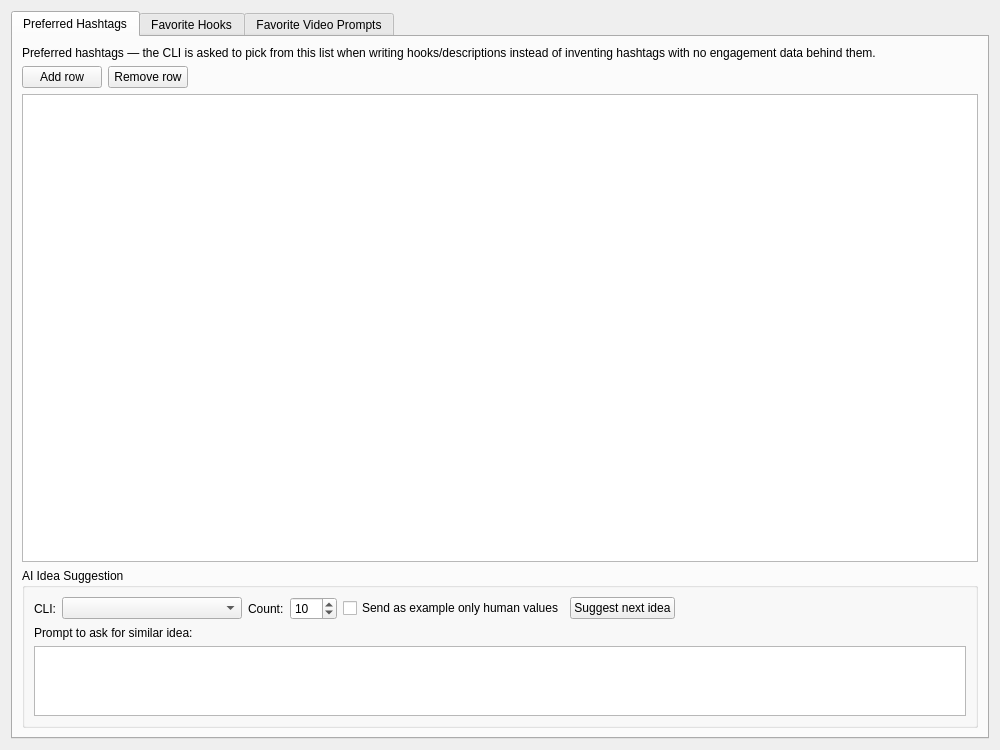
<?xml version="1.0" encoding="UTF-8"?>
<ui version="4.0">
 <class>PaneInspiration</class>
 <widget class="QWidget" name="PaneInspiration">
  <property name="geometry">
   <rect>
    <x>0</x>
    <y>0</y>
    <width>1000</width>
    <height>750</height>
   </rect>
  </property>
  <property name="windowTitle">
   <string>Form</string>
  </property>
  <layout class="QVBoxLayout" name="verticalLayoutMain">
   <item>
    <widget class="QTabWidget" name="tabWidgetInspiration">
     <property name="currentIndex">
      <number>0</number>
     </property>
     <widget class="QWidget" name="tabHashtags">
      <attribute name="title">
       <string>Preferred Hashtags</string>
      </attribute>
      <layout class="QVBoxLayout" name="verticalLayoutHashtags">
       <property name="spacing">
        <number>6</number>
       </property>
       <item>
        <widget class="QLabel" name="labelHashtagsInfo">
         <property name="text">
          <string>Preferred hashtags — the CLI is asked to pick from this list when writing hooks/descriptions instead of inventing hashtags with no engagement data behind them.</string>
         </property>
         <property name="wordWrap">
          <bool>true</bool>
         </property>
        </widget>
       </item>
       <item>
        <layout class="QHBoxLayout" name="layoutButtonsHashtags">
         <item>
          <widget class="QPushButton" name="buttonAddHashtag">
           <property name="text">
            <string>Add row</string>
           </property>
          </widget>
         </item>
         <item>
          <widget class="QPushButton" name="buttonRemoveHashtag">
           <property name="text">
            <string>Remove row</string>
           </property>
          </widget>
         </item>
         <item>
          <spacer name="spacerHashtags">
           <property name="orientation">
            <enum>Qt::Orientation::Horizontal</enum>
           </property>
           <property name="sizeHint" stdset="0">
            <size>
             <width>40</width>
             <height>20</height>
            </size>
           </property>
          </spacer>
         </item>
        </layout>
       </item>
       <item>
        <widget class="QTableView" name="tableViewHashtags">
         <property name="sizePolicy">
          <sizepolicy hsizetype="Expanding" vsizetype="Expanding">
           <horstretch>0</horstretch>
           <verstretch>1</verstretch>
          </sizepolicy>
         </property>
        </widget>
       </item>
       <item>
        <widget class="QGroupBox" name="groupAiHashtag">
         <property name="sizePolicy">
          <sizepolicy hsizetype="Preferred" vsizetype="Maximum">
           <horstretch>0</horstretch>
           <verstretch>0</verstretch>
          </sizepolicy>
         </property>
         <property name="title">
          <string>AI Idea Suggestion</string>
         </property>
         <layout class="QVBoxLayout" name="layoutAiHashtag">
          <property name="spacing">
           <number>6</number>
          </property>
          <item>
           <layout class="QHBoxLayout" name="layoutCliRowHashtag">
            <item>
             <widget class="QLabel" name="labelCliHashtag">
              <property name="text">
               <string>CLI:</string>
              </property>
             </widget>
            </item>
            <item>
             <widget class="QComboBox" name="comboCliHashtag">
              <property name="minimumSize">
               <size>
                <width>180</width>
                <height>0</height>
               </size>
              </property>
             </widget>
            </item>
            <item>
             <widget class="QLabel" name="labelCountHashtag">
              <property name="text">
               <string>Count:</string>
              </property>
             </widget>
            </item>
            <item>
             <widget class="QSpinBox" name="spinCountHashtag">
              <property name="minimum">
               <number>1</number>
              </property>
              <property name="maximum">
               <number>100</number>
              </property>
              <property name="value">
               <number>10</number>
              </property>
             </widget>
            </item>
            <item>
             <widget class="QCheckBox" name="checkOnlyHumanHashtag">
              <property name="text">
               <string>Send as example only human values</string>
              </property>
             </widget>
            </item>
            <item>
             <widget class="QPushButton" name="buttonGenerateHashtag">
              <property name="text">
               <string>Suggest next idea</string>
              </property>
             </widget>
            </item>
            <item>
             <widget class="QLabel" name="labelStatusHashtag">
              <property name="text">
               <string/>
              </property>
             </widget>
            </item>
            <item>
             <spacer name="spacerCliHashtag">
              <property name="orientation">
               <enum>Qt::Orientation::Horizontal</enum>
              </property>
              <property name="sizeHint" stdset="0">
               <size>
                <width>40</width>
                <height>20</height>
               </size>
              </property>
             </spacer>
            </item>
           </layout>
          </item>
          <item>
           <widget class="QLabel" name="labelPromptHashtag">
            <property name="text">
             <string>Prompt to ask for similar idea:</string>
            </property>
           </widget>
          </item>
          <item>
           <widget class="QPlainTextEdit" name="editPromptHashtag">
            <property name="maximumSize">
             <size>
              <width>16777215</width>
              <height>70</height>
             </size>
            </property>
           </widget>
          </item>
         </layout>
        </widget>
       </item>
      </layout>
     </widget>
     <widget class="QWidget" name="tabHooks">
      <attribute name="title">
       <string>Favorite Hooks</string>
      </attribute>
      <layout class="QVBoxLayout" name="verticalLayoutHooks">
       <property name="spacing">
        <number>6</number>
       </property>
       <item>
        <widget class="QLabel" name="labelHooksInfo">
         <property name="text">
          <string>Favorite hooks — example hooks proven to perform well, harvested from your top-ranked videos (Statistics tab) or seen elsewhere; used as style/tone inspiration when the CLI suggests new hooks, not repeated verbatim.</string>
         </property>
         <property name="wordWrap">
          <bool>true</bool>
         </property>
        </widget>
       </item>
       <item>
        <layout class="QHBoxLayout" name="layoutButtonsHooks">
         <item>
          <widget class="QPushButton" name="buttonAddHook">
           <property name="text">
            <string>Add row</string>
           </property>
          </widget>
         </item>
         <item>
          <widget class="QPushButton" name="buttonRemoveHook">
           <property name="text">
            <string>Remove row</string>
           </property>
          </widget>
         </item>
         <item>
          <spacer name="spacerHooks">
           <property name="orientation">
            <enum>Qt::Orientation::Horizontal</enum>
           </property>
           <property name="sizeHint" stdset="0">
            <size>
             <width>40</width>
             <height>20</height>
            </size>
           </property>
          </spacer>
         </item>
        </layout>
       </item>
       <item>
        <widget class="QTableView" name="tableViewHooks">
         <property name="sizePolicy">
          <sizepolicy hsizetype="Expanding" vsizetype="Expanding">
           <horstretch>0</horstretch>
           <verstretch>1</verstretch>
          </sizepolicy>
         </property>
        </widget>
       </item>
       <item>
        <widget class="QGroupBox" name="groupAiHook">
         <property name="sizePolicy">
          <sizepolicy hsizetype="Preferred" vsizetype="Maximum">
           <horstretch>0</horstretch>
           <verstretch>0</verstretch>
          </sizepolicy>
         </property>
         <property name="title">
          <string>AI Idea Suggestion</string>
         </property>
         <layout class="QVBoxLayout" name="layoutAiHook">
          <property name="spacing">
           <number>6</number>
          </property>
          <item>
           <layout class="QHBoxLayout" name="layoutCliRowHook">
            <item>
             <widget class="QLabel" name="labelCliHook">
              <property name="text">
               <string>CLI:</string>
              </property>
             </widget>
            </item>
            <item>
             <widget class="QComboBox" name="comboCliHook">
              <property name="minimumSize">
               <size>
                <width>180</width>
                <height>0</height>
               </size>
              </property>
             </widget>
            </item>
            <item>
             <widget class="QLabel" name="labelCountHook">
              <property name="text">
               <string>Count:</string>
              </property>
             </widget>
            </item>
            <item>
             <widget class="QSpinBox" name="spinCountHook">
              <property name="minimum">
               <number>1</number>
              </property>
              <property name="maximum">
               <number>100</number>
              </property>
              <property name="value">
               <number>10</number>
              </property>
             </widget>
            </item>
            <item>
             <widget class="QCheckBox" name="checkOnlyHumanHook">
              <property name="text">
               <string>Send as example only human values</string>
              </property>
             </widget>
            </item>
            <item>
             <widget class="QPushButton" name="buttonGenerateHook">
              <property name="text">
               <string>Suggest next idea</string>
              </property>
             </widget>
            </item>
            <item>
             <widget class="QLabel" name="labelStatusHook">
              <property name="text">
               <string/>
              </property>
             </widget>
            </item>
            <item>
             <spacer name="spacerCliHook">
              <property name="orientation">
               <enum>Qt::Orientation::Horizontal</enum>
              </property>
              <property name="sizeHint" stdset="0">
               <size>
                <width>40</width>
                <height>20</height>
               </size>
              </property>
             </spacer>
            </item>
           </layout>
          </item>
          <item>
           <widget class="QLabel" name="labelPromptHook">
            <property name="text">
             <string>Prompt to ask for similar idea:</string>
            </property>
           </widget>
          </item>
          <item>
           <widget class="QPlainTextEdit" name="editPromptHook">
            <property name="maximumSize">
             <size>
              <width>16777215</width>
              <height>70</height>
             </size>
            </property>
           </widget>
          </item>
         </layout>
        </widget>
       </item>
      </layout>
     </widget>
     <widget class="QWidget" name="tabPrompts">
      <attribute name="title">
       <string>Favorite Video Prompts</string>
      </attribute>
      <layout class="QVBoxLayout" name="verticalLayoutPrompts">
       <property name="spacing">
        <number>6</number>
       </property>
       <item>
        <widget class="QLabel" name="labelPromptsInfo">
         <property name="text">
          <string>Favorite video prompts — example prompts that actually rendered like the fast, punchy, viral-style short-form videos you want (not slow/artsy cinematic filler); used as style/pacing reference when the CLI suggests new video prompts.</string>
         </property>
         <property name="wordWrap">
          <bool>true</bool>
         </property>
        </widget>
       </item>
       <item>
        <layout class="QHBoxLayout" name="layoutButtonsPrompts">
         <item>
          <widget class="QPushButton" name="buttonAddPrompt">
           <property name="text">
            <string>Add row</string>
           </property>
          </widget>
         </item>
         <item>
          <widget class="QPushButton" name="buttonRemovePrompt">
           <property name="text">
            <string>Remove row</string>
           </property>
          </widget>
         </item>
         <item>
          <spacer name="spacerPrompts">
           <property name="orientation">
            <enum>Qt::Orientation::Horizontal</enum>
           </property>
           <property name="sizeHint" stdset="0">
            <size>
             <width>40</width>
             <height>20</height>
            </size>
           </property>
          </spacer>
         </item>
        </layout>
       </item>
       <item>
        <widget class="QTableView" name="tableViewPrompts">
         <property name="sizePolicy">
          <sizepolicy hsizetype="Expanding" vsizetype="Expanding">
           <horstretch>0</horstretch>
           <verstretch>1</verstretch>
          </sizepolicy>
         </property>
        </widget>
       </item>
       <item>
        <widget class="QGroupBox" name="groupAiPrompt">
         <property name="sizePolicy">
          <sizepolicy hsizetype="Preferred" vsizetype="Maximum">
           <horstretch>0</horstretch>
           <verstretch>0</verstretch>
          </sizepolicy>
         </property>
         <property name="title">
          <string>AI Idea Suggestion</string>
         </property>
         <layout class="QVBoxLayout" name="layoutAiPrompt">
          <property name="spacing">
           <number>6</number>
          </property>
          <item>
           <layout class="QHBoxLayout" name="layoutCliRowPrompt">
            <item>
             <widget class="QLabel" name="labelCliPrompt">
              <property name="text">
               <string>CLI:</string>
              </property>
             </widget>
            </item>
            <item>
             <widget class="QComboBox" name="comboCliPrompt">
              <property name="minimumSize">
               <size>
                <width>180</width>
                <height>0</height>
               </size>
              </property>
             </widget>
            </item>
            <item>
             <widget class="QLabel" name="labelCountPrompt">
              <property name="text">
               <string>Count:</string>
              </property>
             </widget>
            </item>
            <item>
             <widget class="QSpinBox" name="spinCountPrompt">
              <property name="minimum">
               <number>1</number>
              </property>
              <property name="maximum">
               <number>100</number>
              </property>
              <property name="value">
               <number>10</number>
              </property>
             </widget>
            </item>
            <item>
             <widget class="QCheckBox" name="checkOnlyHumanPrompt">
              <property name="text">
               <string>Send as example only human values</string>
              </property>
             </widget>
            </item>
            <item>
             <widget class="QPushButton" name="buttonGeneratePrompt">
              <property name="text">
               <string>Suggest next idea</string>
              </property>
             </widget>
            </item>
            <item>
             <widget class="QLabel" name="labelStatusPrompt">
              <property name="text">
               <string/>
              </property>
             </widget>
            </item>
            <item>
             <spacer name="spacerCliPrompt">
              <property name="orientation">
               <enum>Qt::Orientation::Horizontal</enum>
              </property>
              <property name="sizeHint" stdset="0">
               <size>
                <width>40</width>
                <height>20</height>
               </size>
              </property>
             </spacer>
            </item>
           </layout>
          </item>
          <item>
           <widget class="QLabel" name="labelPromptPrompt">
            <property name="text">
             <string>Prompt to ask for similar idea:</string>
            </property>
           </widget>
          </item>
          <item>
           <widget class="QPlainTextEdit" name="editPromptPrompt">
            <property name="maximumSize">
             <size>
              <width>16777215</width>
              <height>70</height>
             </size>
            </property>
           </widget>
          </item>
         </layout>
        </widget>
       </item>
      </layout>
     </widget>
    </widget>
   </item>
  </layout>
 </widget>
 <resources/>
 <connections/>
</ui>
